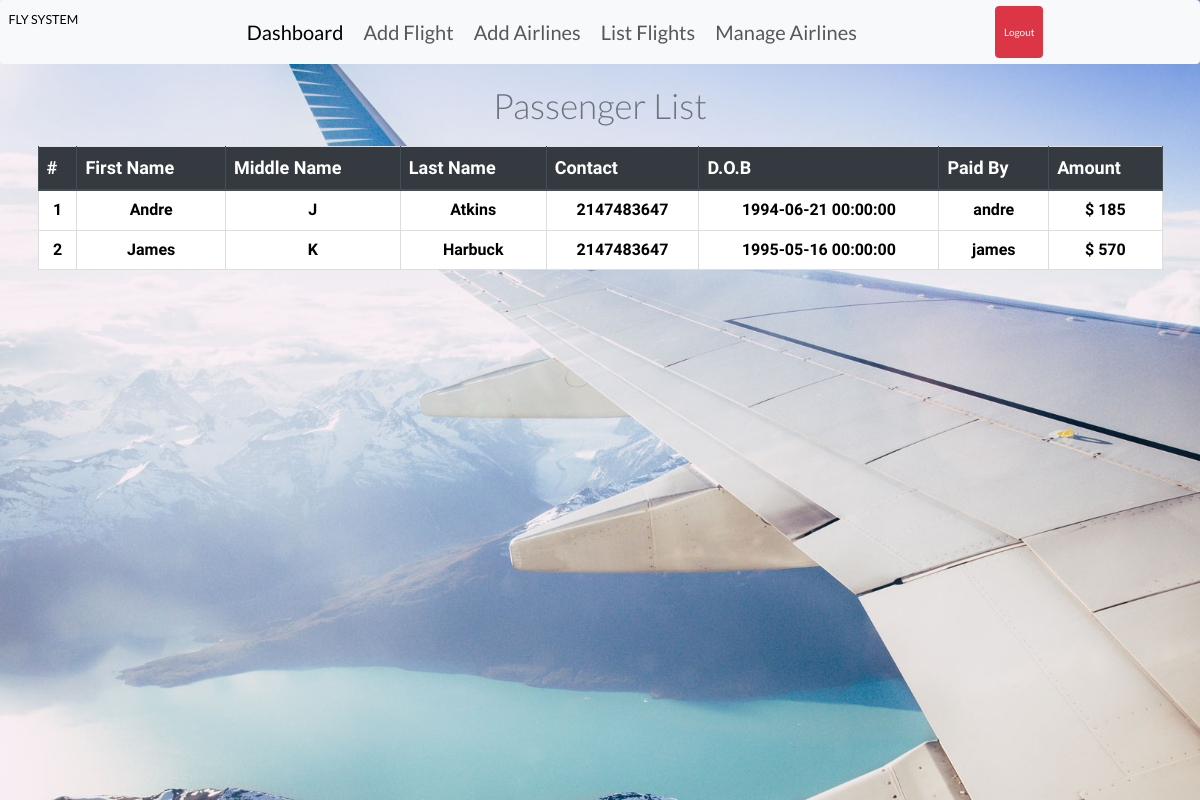
Screenshot of /admin/pass_list.php?flight_id=2 (signed in) with the database file from the repository.
### tables this page shows
CREATE TABLE `ticket` (
  `ticket_id` int(11) NOT NULL,
  `passenger_id` int(11) NOT NULL,
  `flight_id` int(11) NOT NULL,
  `user_id` int(11) NOT NULL,
  `seat_no` varchar(10) NOT NULL,
  `cost` int(11) NOT NULL,
  `class` varchar(3) NOT NULL
);

CREATE TABLE `passenger_profile` (
  `passenger_id` int(11) NOT NULL,
  `user_id` int(11) NOT NULL,
  `flight_id` int(11) NOT NULL,
  `mobile` varchar(110) NOT NULL,
  `dob` datetime NOT NULL,
  `f_name` varchar(20) DEFAULT NULL,
  `m_name` varchar(20) DEFAULT NULL,
  `l_name` varchar(20) DEFAULT NULL
);

CREATE TABLE `users` (
  `user_id` int(11) NOT NULL,
  `username` varchar(20) NOT NULL,
  `email` varchar(50) NOT NULL,
  `password` varchar(100) NOT NULL
);

CREATE TABLE `payment` (
  `card_no` varchar(16) NOT NULL,
  `user_id` int(11) NOT NULL,
  `flight_id` int(11) NOT NULL,
  `expire_date` varchar(5) DEFAULT NULL,
  `amount` int(11) NOT NULL
);

### admin/pass_list.php (the view, shortened to what this page needs)
<php? include_once ?>
<?php
$servername = "localhost";
$username = "root";
$password = "";
$database = "ticketsystem";
$conn = mysqli_connect($servername, $username, $password, $database);
?>
<!DOCTYPE html>
<html lang="en">
<head>
  <link rel="stylesheet" href="https://stackpath.bootstrapcdn.com/bootstrap/4.5.2/css/bootstrap.min.css">
</head>
<body>
<main>
  <?php include_once 'heder.php';?>
  <div class="container-md">
    <h1 class="display-4 text-center text-secondary">Passenger List</h1>
    <br>
    <table class="table table-bordered">
      <thead class="thead-dark">
        <tr>
          <th scope="col">#</th>
          <th scope="col">First Name</th>
          <th scope="col">Middle Name</th>
          <th scope="col">Last Name</th>
          <th scope="col">Contact</th>
          <th scope="col">D.O.B</th>
          <th scope="col">Paid By</th>
          <th scope="col">Amount</th>
        </tr>
      </thead>
      <tbody>
        <?php
        $cnt = 1;
        $flight_id = $_GET['flight_id'];
        $sql_t = 'SELECT * FROM ticket WHERE flight_id=?';
        $stmt_t = mysqli_stmt_init($conn);
        if (!mysqli_stmt_prepare($stmt_t, $sql_t)) {
          header('Location: ticket.php?error=sqlerror');
          exit();
        } else {
          mysqli_stmt_bind_param($stmt_t, 'i', $flight_id);
          mysqli_stmt_execute($stmt_t);
          $result_t = mysqli_stmt_get_result($stmt_t);
          while ($row_t = mysqli_fetch_assoc($result_t)) {
            $sql = 'SELECT * FROM Passenger_profile WHERE passenger_id=?';
            $stmt = mysqli_stmt_init($conn);
            mysqli_stmt_prepare($stmt, $sql);
            mysqli_stmt_bind_param($stmt, 'i', $row_t['passenger_id']);
            mysqli_stmt_execute($stmt);
            $result = mysqli_stmt_get_result($stmt);
            if ($row = mysqli_fetch_assoc($result)) {
              $sql_p = 'SELECT * FROM PAYMENT WHERE flight_id=? AND user_id=?';
              $stmt_p = mysqli_stmt_init($conn);
              mysqli_stmt_prepare($stmt_p, $sql_p);
              mysqli_stmt_bind_param($stmt_p, 'ii', $flight_id, $row['user_id']);
              mysqli_stmt_execute($stmt_p);
              $result_p = mysqli_stmt_get_result($stmt_p);
              if ($row_p = mysqli_fetch_assoc($result_p)) {
                $sql_u = 'SELECT * FROM Users WHERE user_id=?';
                $stmt_u = mysqli_stmt_init($conn);
                mysqli_stmt_prepare($stmt_u, $sql_u);
                mysqli_stmt_bind_param($stmt_u, 'i', $row['user_id']);
                mysqli_stmt_execute($stmt_u);
                $result_u = mysqli_stmt_get_result($stmt_u);
                if ($row_u = mysqli_fetch_assoc($result_u)) {
                  echo "
                    <tr class='text-center'>
                      <td>" . $cnt . "</td>
                      <td>" . $row['f_name'] . "</td>
                      <td>" . $row['m_name'] . "</td>
                      <td>" . $row['l_name'] . "</td>
                      <td>" . $row['mobile'] . "</td>
                      <td>" . $row['dob'] . "</td>
                      <td scope='row'>" . $row_u['username'] . "</td>
                      <td>$ " . $row_p['amount'] . "</td>
                    </tr>
                  ";
                }
              }
            }
            $cnt++;
          }
        }
        ?>
      </tbody>
    </table>
  </div>
</main>
</body>
</html>

### admin/pass_list.php (style rules this page uses)
body { background-color: #efefef; }
.container-md { margin-top: 20px; }
.table { background-color: #ffffff; }
.table th, .table td { font-weight: bold; font-family: 'Assistant', sans-serif !important; vertical-align: middle; }
.table th { font-size: 18px; }
.table td { font-size: 16px; }
.table-bordered th, .table-bordered td { border: 1px solid #dee2e6; }
.thead-dark th { background-color: #343a40; color: #ffffff; }
.table-bordered tbody tr:nth-of-type(odd) { background-color: #f8f9fa; }
.text-center { text-align: center; }

### rows the page displays
ticket: passenger.f_name "Andre", passenger.m_name "J", passenger.l_name "Atkins", passenger.mobile "2147483647", passenger.dob "1994-06-21 00:00:00", user.username "andre", payment.amount "185"
ticket: passenger.f_name "James", passenger.m_name "K", passenger.l_name "Harbuck", passenger.mobile "2147483647", passenger.dob "1995-05-16 00:00:00", user.username "james", payment.amount "570"
